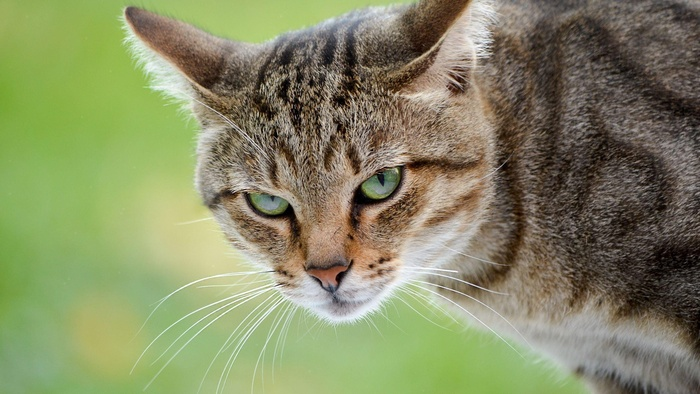
#> input picture 1.jpg, 700 x 394 px, shrunk from 2560 x 1440 before the run
$ python Labb7.4.py
#> lines starting #> are read from the running program, lines starting #| are printed output that depends on the picture
from PIL import Image, ImageFilter


def apply_filter_to_images(filter_function, image_list):
    for image_path in image_list:
        image = Image.open(image_path)
#> image is the input picture: PIL image 700x394 RGB; mean R, G, B 133.6, 138.3, 100.6
        filtered_image = filter_function(image)
#> in filter_function, `edges_smooth = img_gray_smooth.filter(ImageFilter.FIND_EDGES)`:
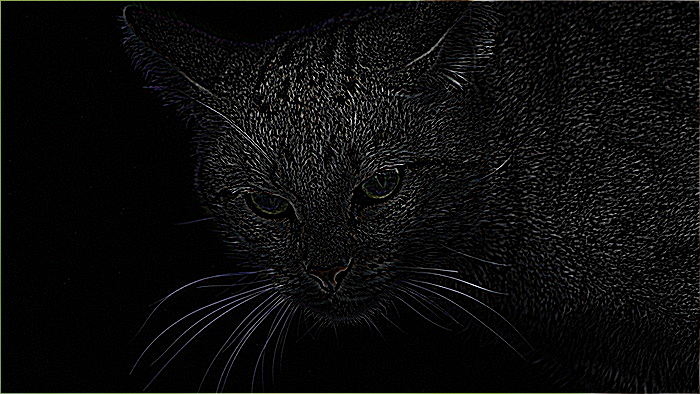
#> edges_smooth: PIL image 700x394 RGB; mean R, G, B 12.4, 12.5, 12.3
        filtered_image.save(image_path)
#> pass 2 of the loop in apply_filter_to_images, `for image_path in image_list:`:
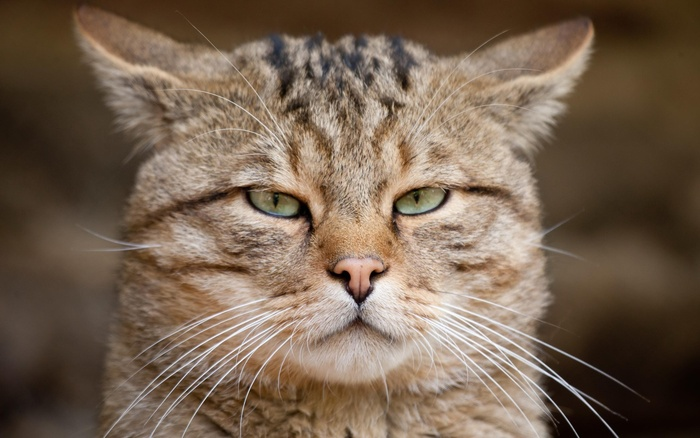
#> input picture 2.jpg, 700 x 438 px, shrunk from 2560 x 1600 before the run
#> in apply_filter_to_images, image is the input picture: PIL image 700x438 RGB; mean R, G, B 117.9, 98.2, 80.3
#> img_gray_smooth: PIL image 700x438 RGB
#> in filter_function (call 2), `edges_smooth = img_gray_smooth.filter(ImageFilter.FIND_EDGES)`:
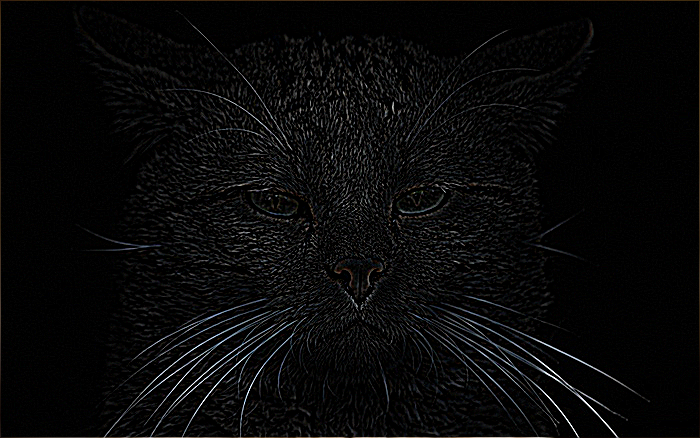
#> edges_smooth: PIL image 700x438 RGB; mean R, G, B 8.7, 8.7, 8.8
#> pass 3 of the loop in apply_filter_to_images, `for image_path in image_list:`:
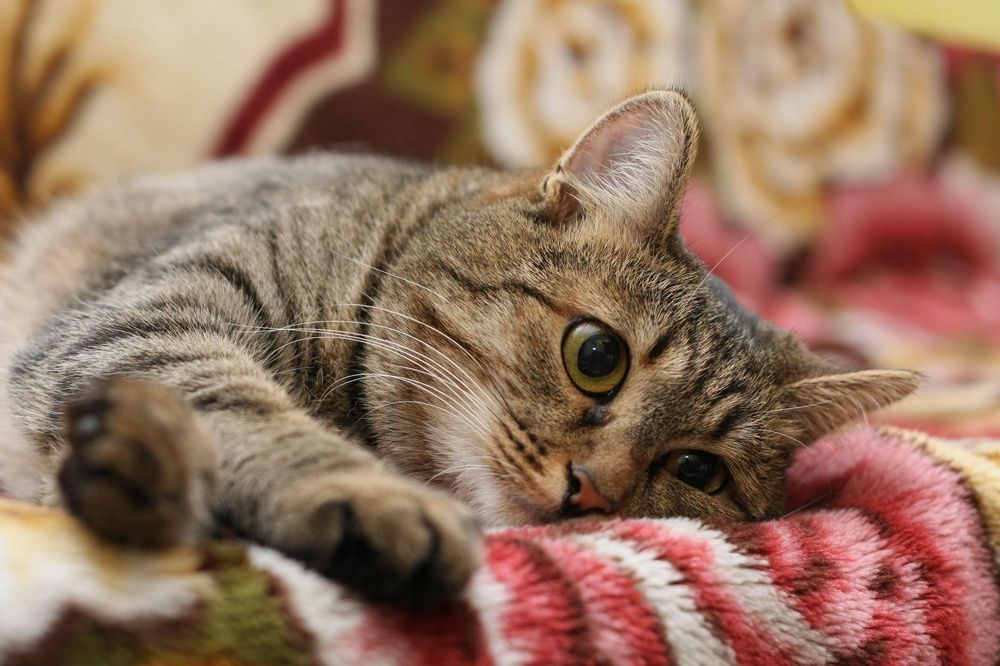
#> input picture 3.jpg, 1000 x 666 px, shrunk from 3655 x 2436 before the run
#> in apply_filter_to_images, image is the input picture: PIL image 1000x666 RGB; mean R, G, B 149, 116.1, 96.3
#> img_gray_smooth: PIL image 1000x666 RGB
#> in filter_function (call 3), `edges_smooth = img_gray_smooth.filter(ImageFilter.FIND_EDGES)`:
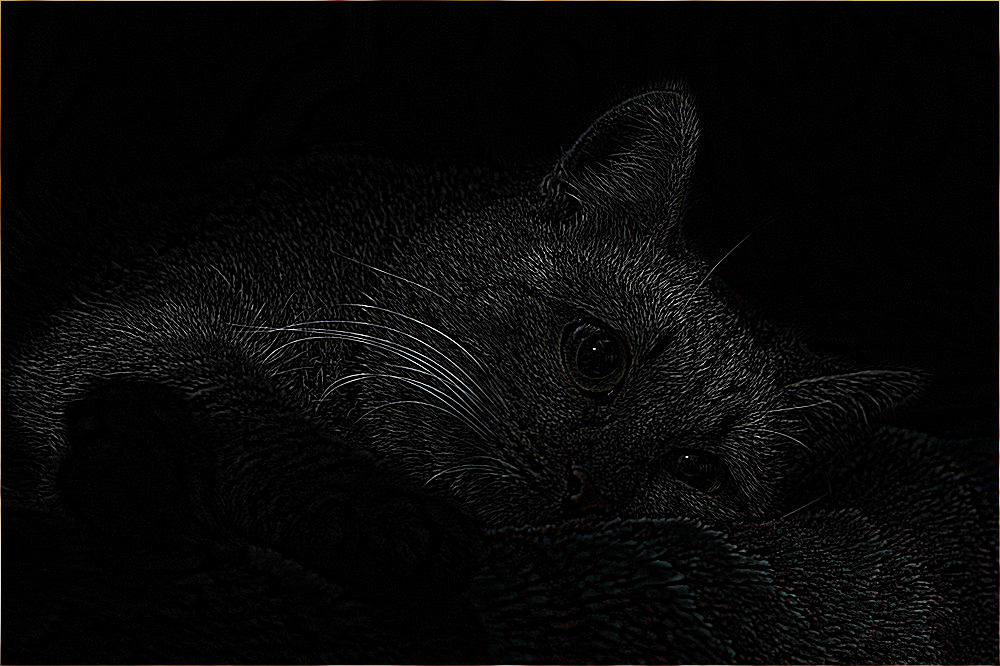
#> edges_smooth: PIL image 1000x666 RGB; mean R, G, B 7.9, 7.7, 7.6
#> the loop made 5 passes; the first 3 are shown


def filter_function(image):
    img_gray_smooth = image.filter(ImageFilter.SMOOTH)
    edges_smooth = img_gray_smooth.filter(ImageFilter.FIND_EDGES)
    edges_smooth.show()
    return image


if __name__ == "__main__":
    images_to_process = ['1.jpg', '2.jpg', '3.jpg', '4.jpg', '5.jpg']

    apply_filter_to_images(filter_function, images_to_process)
